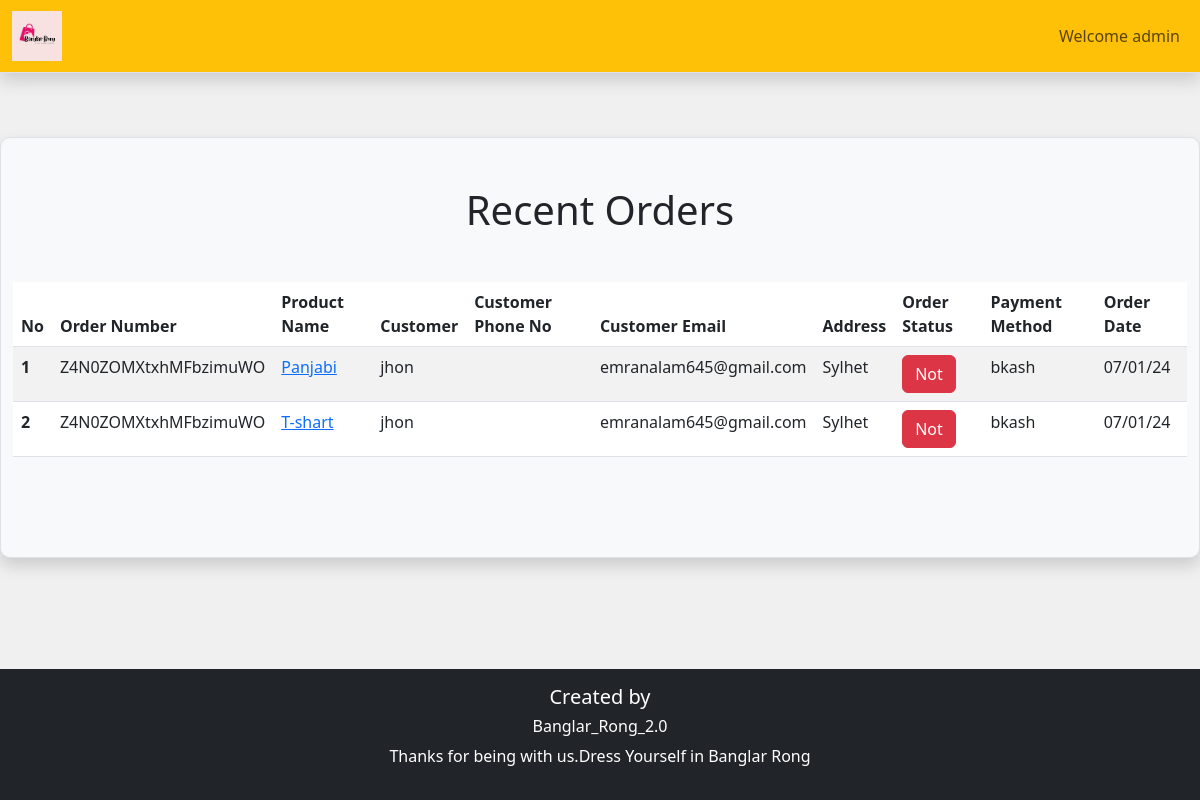
Before: /admin_area/current-order.php (signed in) with the older database file.
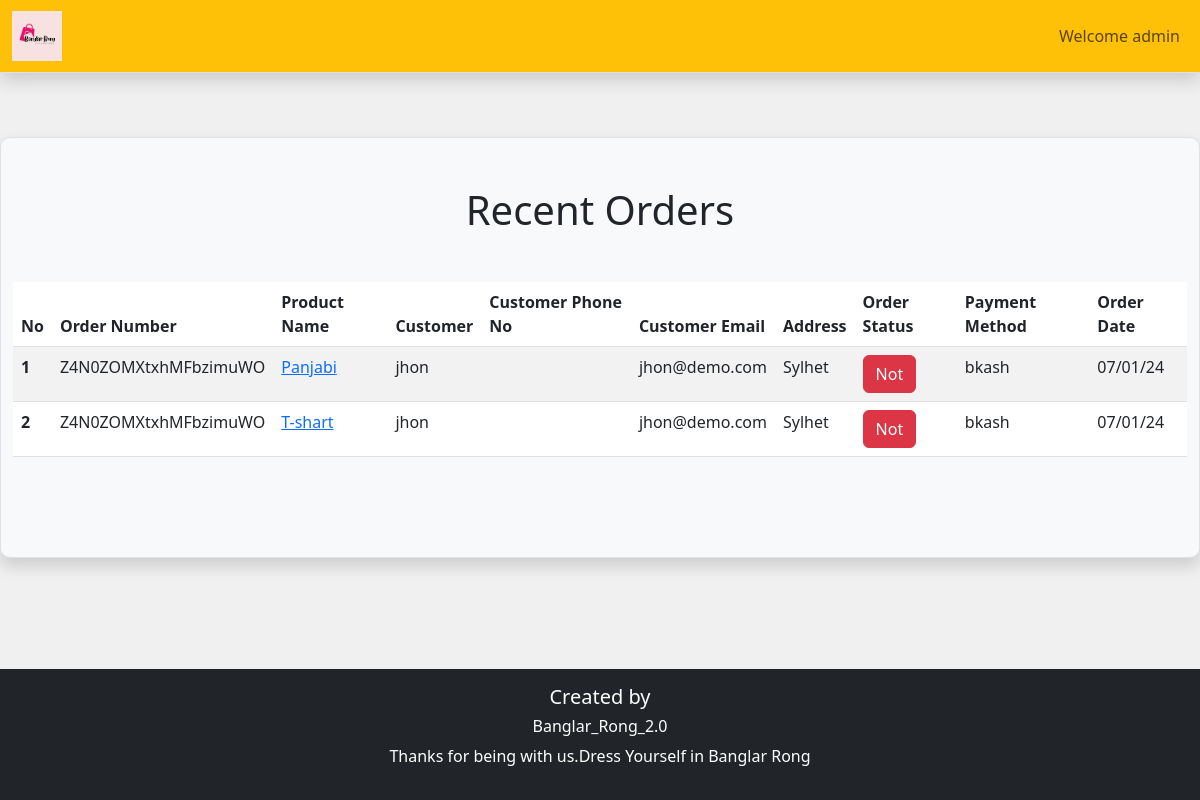
After: the same page with the newer database file.
### tables this page shows
CREATE TABLE `orders` (
  `OrderID` int(11) NOT NULL,
  `OrderNumber` text NOT NULL,
  `userID` int(11) NOT NULL,
  `orderStatus` tinyint(1) NOT NULL,
  `addr` text NOT NULL,
  `paymentMethod` text NOT NULL,
  `productID` text NOT NULL,
  `timestamp` timestamp NOT NULL DEFAULT current_timestamp(),
  `paymentStatus` tinyint(1) NOT NULL,
  `product_title` int(11) NOT NULL,
  `order_price` text NOT NULL,
  `offer_rate` int(11) NOT NULL,
  `quantity` int(11) NOT NULL,
  `delibariedDate` timestamp NULL DEFAULT NULL
);

CREATE TABLE `users` (
  `id` int(120) NOT NULL,
  `fname` varchar(150) DEFAULT NULL,
  `lname` varchar(150) DEFAULT NULL,
  `username` varchar(150) DEFAULT NULL,
  `email` varchar(150) DEFAULT NULL,
  `password` varchar(150) DEFAULT NULL,
  `verify` tinyint(1) NOT NULL,
  `verify_code` text NOT NULL,
  `date` timestamp NULL DEFAULT current_timestamp(),
  `phone_no` text NOT NULL,
  `address` text NOT NULL
);

CREATE TABLE `products` (
  `product_id` int(11) NOT NULL,
  `product_title` varchar(100) NOT NULL,
  `product_description` varchar(255) NOT NULL,
  `product_keywords` varchar(255) NOT NULL,
  `category_id` int(11) NOT NULL,
  `brand_id` int(11) NOT NULL,
  `product_image1` varchar(255) NOT NULL,
  `product_image2` varchar(255) NOT NULL,
  `product_image3` varchar(255) NOT NULL,
  `product_price` varchar(100) NOT NULL,
  `specialOffers` tinyint(1) NOT NULL,
  `offerRate` int(11) NOT NULL,
  `date` timestamp NOT NULL DEFAULT current_timestamp() ON UPDATE current_timestamp(),
  `status` varchar(100) NOT NULL
);

### admin_area/current-order.php (the view, shortened to what this page needs)
<?php
require('header.php');
?>
    <div class="container-fluid mt-3  mb-5 bg-light rounded-lg border border-rounded shadow">
        <h1 class="text-center my-5">Recent Orders</h1>
        <table class="table table-striped ">
  <thead>
    <tr>
      <th scope="col">No</th>
      <th scope="col">Order Number</th>
      <th scope="col">Product Name</th>
      <th scope="col">Customer</th>
      <th scope="col">Customer Phone No</th>
      <th scope="col">Customer Email</th>
      <th scope="col">Address</th>
      <th scope="col">Order Status</th>
      <th scope="col">Payment Method</th>
      <th scope="col">Order Date</th>
    </tr>
  </thead>
  <tbody>
    <?php  global $con;
    $select_query = "SELECT *,users.fname,users.phone_no, users.email,products.product_title FROM orders CROSS JOIN users,products WHERE users.id=orders.userID AND products.product_id=orders.productID AND orders.orderStatus=0";
$result_query = mysqli_query($con, $select_query);
$no = 1;
while ($row = mysqli_fetch_assoc($result_query)) {
    $OrderID = $row['OrderID'];
    $OrderNumber = $row['OrderNumber'];
    $product_title = $row['product_title'];
    $orderStatus = $row['orderStatus'];
    $addr = $row['addr'];
    $paymentMethod = $row['paymentMethod'];
    $productID = $row['productID'];
    $timestamp = $row['timestamp'];
    $fname = $row['fname'];
    $phone_no = $row['phone_no'];
    $email = $row['email'];
    $timestamp = date("d/m/y",strtotime($timestamp));
    ?>
    <tr class='product-<?php echo $OrderID;?>'>
      <th scope="row"><?php echo $no++;?></th>
      <td><?php echo $OrderNumber;?></td>
      <td> <a class='text-primary' href="product.php?id=<?php echo $productID;?>&view=true"><?php echo $product_title;?></a></td>
      <td><?php echo $fname;?></td>
      <td><?php echo $phone_no;?></td>
      <td><?php echo $email;?></td>
      <td><?php echo $addr ;?></td>
      <td ><?php if( $orderStatus){ ?>
        <a class="btn btn-success" role="button">Ok</a>
    <?php }else{ ?>
        <a class="btn btn-danger" href="current-order.php?id=<?php echo $OrderID;?>&status=true" role="button">Not</a>
    <?php } ?>
    </td>
      <td><?php echo $paymentMethod ;?></td>
      <td><?php echo $timestamp ;?></td>
    </tr>
    <?php
}?>
  </tbody>
</table>
</div>
<?php
require('footer.php')
?>

Changed rows visible on the page:
changed through a linked row, orders "Panjabi": users.email "emranalam645@gmail.com" → "jhon@demo.com"
changed through a linked row, orders "T-shart": users.email "emranalam645@gmail.com" → "jhon@demo.com"
